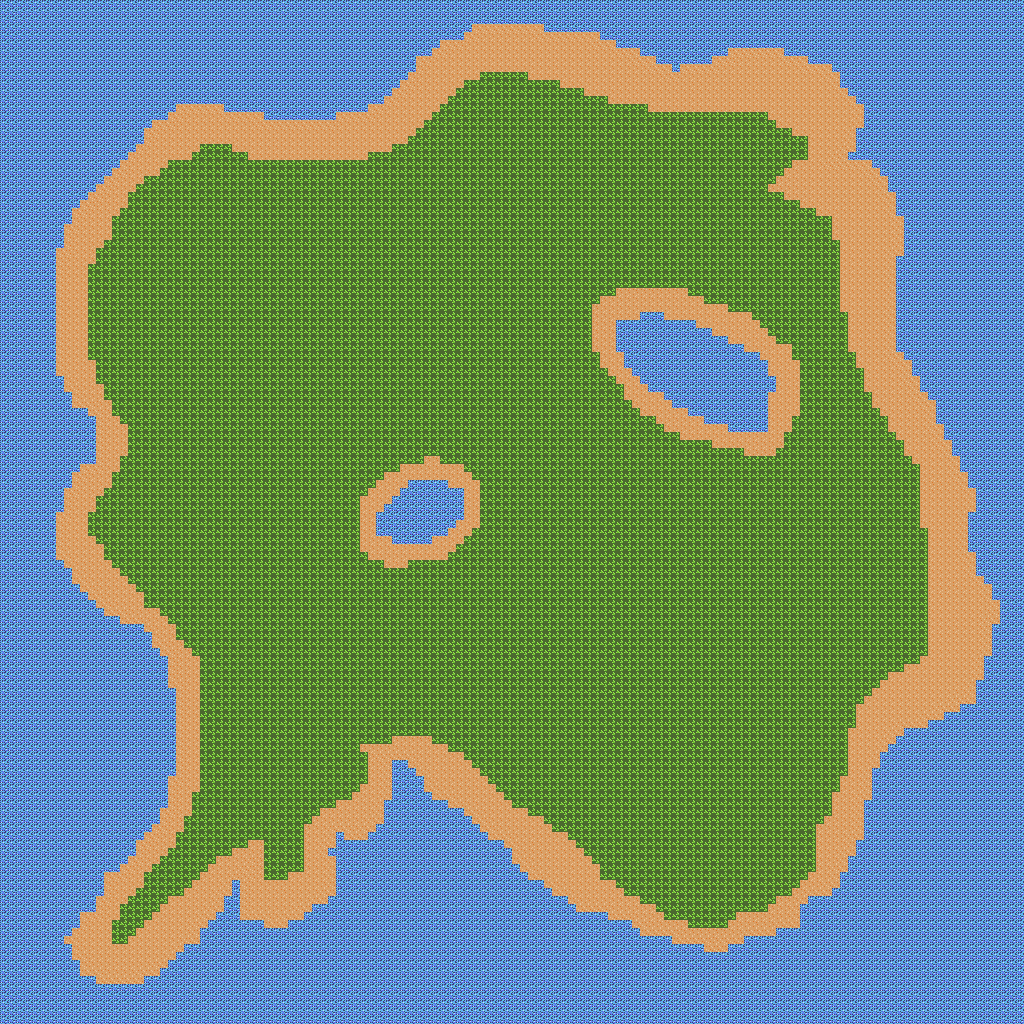

This game map was drawn from its Tiled (.tmx) file and the tilesets committed beside it. A one-line description and the trimmed map source follow:
An orthogonal 128x128 tile map with 8x8 px tiles, 1 tile layer (Tile Layer 1).

<map version="1.8" tiledversion="1.8.0" orientation="orthogonal" renderorder="right-down" width="128" height="128" tilewidth="8" tileheight="8" infinite="0" nextlayerid="2" nextobjectid="1">
 <tileset firstgid="1" source="tilemap.tsx" />
 <layer id="1" name="Tile Layer 1" width="128" height="128">
  <data>[16384 cells, 16384 non-empty, 4 distinct tile ids]</data>
 </layer>
</map>